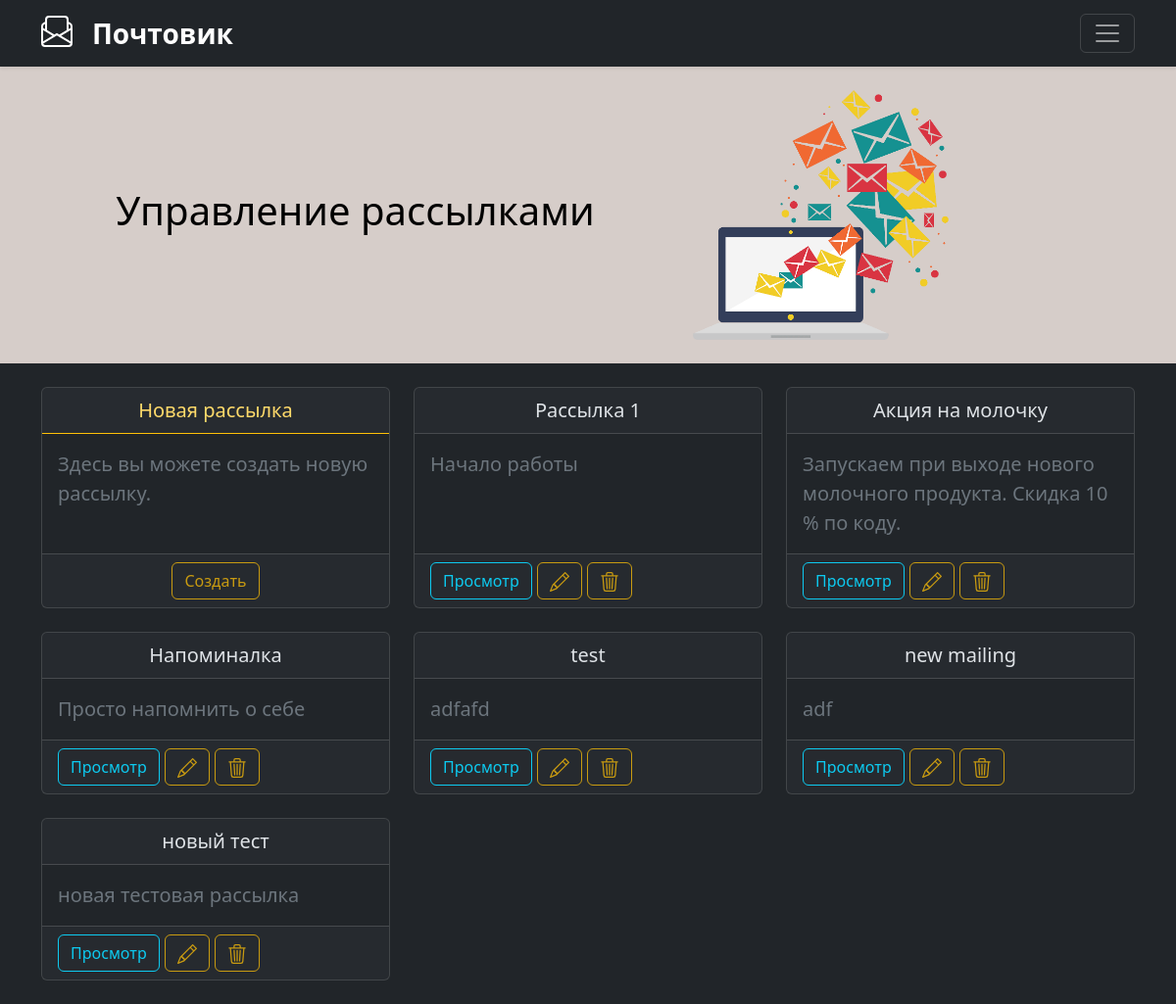
Screenshot of /mailings/ with the database file from the repository.
### mailings/models.py (models this page shows, shortened)
class Mailing(models.Model):
    PERIOD_ONCE = 'once'
    PERIOD_DAILY = 'daily'
    PERIOD_WEEKLY = 'weekly'
    PERIOD_MONTHLY = 'monthly'
    PERIODS = (
        (PERIOD_ONCE, 'Один раз'),
        (PERIOD_DAILY, 'Раз в день'),
        (PERIOD_WEEKLY, 'Раз в неделю'),
        (PERIOD_MONTHLY, 'Раз в месяц'),
    )
    STATUS_CREATED = 'created'
    STATUS_STARTED = 'started'
    STATUS_DONE = 'done'
    STATUSES = (
        (STATUS_CREATED, 'Создана'),
        (STATUS_STARTED, 'Запущена'),
        (STATUS_DONE, 'Завершена'),
    )
    title = models.CharField(max_length=150, verbose_name='Название')
    desription = models.TextField(verbose_name='Описание', **NULLABLE)
    sending_time_start = models.TimeField(verbose_name='Время отправки (с)', default=datetime.time(10, 0))
    sending_time_end = models.TimeField(verbose_name='Время отправки (до)', default=datetime.time(11, 0))
    periodicity = models.CharField(max_length=20, choices=PERIODS, verbose_name='Периодичность',
                                   default=PERIOD_ONCE)
    status = models.CharField(max_length=20, choices=STATUSES, verbose_name='Статус',
                              default=STATUS_CREATED)
    mail_title = models.CharField(max_length=300, verbose_name='Тема письма')
    mail_content = models.TextField(verbose_name='Содержание письма')
    class Meta:
        verbose_name = 'Рассылка'
        verbose_name_plural = 'Рассылки'

### mailings/views.py (the view)
# urls.py: path('', MailingListView.as_view(), name='list'),
class MailingListView(ListView):
    model = Mailing

### mailings/templates/mailings/mailing_list.html (shortened to what this page needs)
{% extends 'mailings/base.html' %}
{% load static %}
{% block light_block %}
<div class="row align-items-center">
    <div class="col-7 text-center">
        <h1 class="">Управление рассылками</h1>
    </div>
    <div class="col-3">
        <img src="{% static 'mailings/img/list_main_img.png' %}" class="img-fluid"/>
    </div>
</div>
{% endblock %}
{% block dark_block %}
<div class="row row-cols-1 row-cols-md-3 g-4">
    <div class="col">
        <div class="card h-100 ">
            <div class="card-header text-center border-warning text-warning-emphasis">
                Новая рассылка
            </div>
            <div class="card-body text-secondary">
                Здесь вы можете создать новую рассылку.
            </div>
            <div class="card-footer text-center">
                <a href="{% url 'mailings:create' %}" class="btn btn-outline-warning opacity-75">Создать</a>
            </div>
        </div>
    </div>
    {% for object in object_list %}
    <div class="col">
        <div class="card h-100">
            <div class="card-header text-center">
                {{ object.title }}
            </div>
            <div class="card-body text-secondary">
                {{ object.desription }}
            </div>
            <div class="card-footer">
                <a href="{% url 'mailings:detail' object.pk %}" class="btn btn-outline-info">Просмотр</a>
                <a href="{% url 'mailings:update' object.pk %}" class="btn btn-outline-warning opacity-75">
                </a>
                <a href="{% url 'mailings:delete' object.pk %}" class="btn btn-outline-warning opacity-75">
                </a>
            </div>
        </div>
    </div>
    {% endfor %}
</div>
{% endblock %}

### rows the page displays
Mailing: title "Рассылка 1", desription "Начало работы"
Mailing: title "Акция на молочку", desription "Запускаем при выходе нового молочного продукта. Скидка 10 % по коду."
Mailing: title "Напоминалка", desription "Просто напомнить о себе"
Mailing: title "test", desription "adfafd"
Mailing: title "new mailing", desription "adf"
Mailing: title "новый тест", desription "новая тестовая рассылка"
